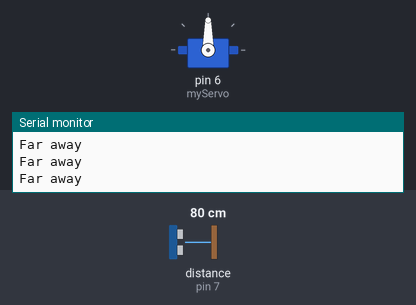
Recording of a sketch running on a simulated Arduino Uno, built with avr-gcc and run on an emulated ATmega328P. Parts: servo, the last lines printed to the serial monitor. The inputs (shaded band) are chosen by the test bench; at power-on: distance to the obstacle (sensor on pin 7) 80 cm.

Above: at 1.2 s.
1.3 s: distance to the obstacle (sensor on pin 7) set to 9 cm
2.8 s: distance to the obstacle (sensor on pin 7) set to 6 cm
At 3.8 s:
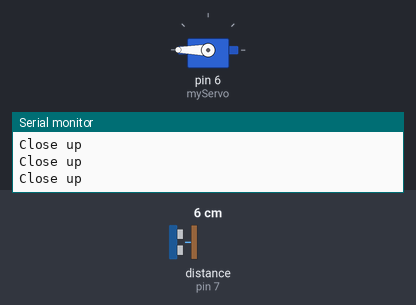
4.3 s: distance to the obstacle (sensor on pin 7) set to 18 cm
At 5.5 s:
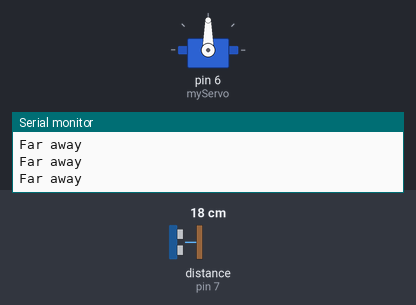
5.8 s: distance to the obstacle (sensor on pin 7) set to 2 cm
At 6.7 s:
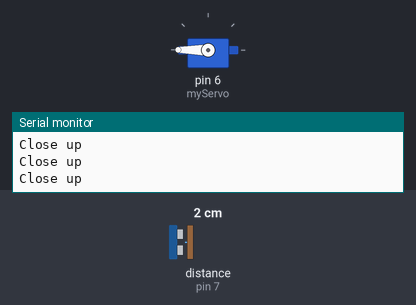
Timing chart, 0 to 8.3 s (numbered marks = the images above; inputs shaded):
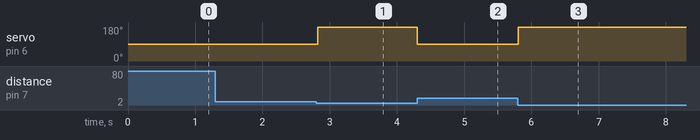

The sketch:

Eshan.M.ino
```cpp
/*
Ultrasonic Sensor
Servo Motor:
https://github.com/TempeHS/TempeHS_Ardunio_Boilerplate/tree/main/TempeHS_Sensor_Catalogue/Sensor_Kit/Servo_Motor
Speaker:
https://wiki.seeedstudio.com/Grove-Speaker/
LED Light:
https://github.com/TempeHS/TempeHS_Ardunio_Boilerplate/tree/main/TempeHS_Sensor_Catalogue/Sensor_Kit/Red_LED
*/
#include "Ultrasonic.h"
#include <Servo.h>

Servo myServo;

static unsigned int degreeOfMovement = 180;
static unsigned int degreeOfOrigin = 90;

Ultrasonic myUltrasonicSensor(7); //set ultrasonic to pin 7


void setup()
{
  myServo.attach(6);
  Serial.begin(9600);
  myServo.write(degreeOfOrigin);
}

void loop()
{
  long RangeInCentimeters;
  RangeInCentimeters = myUltrasonicSensor.MeasureInCentimeters(); // two measurements should keep an interval
  if( RangeInCentimeters <= 7)
  {
    Serial.println("Close up");
    myServo.write(degreeOfMovement);
  } else
  {
    Serial.println("Far away");
    myServo.write(degreeOfOrigin);
  }
  delay(50);
}
```

sonicsensor.ino
```cpp

```

Measured:
- the behaviour switches between 8 and 7 cm on distance to the obstacle (sensor on pin 7) (found by bisection; images 0 and 1)
- after the input at 2.8 s, servo on pin 6 (myServo): 90° → 180° at once
- after the input at 4.3 s, servo on pin 6 (myServo): 180° → 90° at once
- after the input at 5.8 s, servo on pin 6 (myServo): 90° → 180° at once
